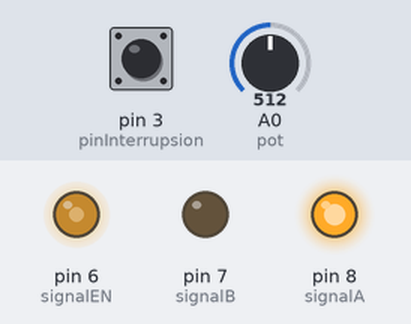
A sketch run on a simulated Arduino Uno, built with avr-gcc and run on an emulated ATmega328P. Parts: output pins drawn as LEDs (lit = HIGH). The inputs (shaded band) are chosen by the test bench; at power-on: A0 (pot) = 512, pin 3 (pinInterrupsion) HIGH. What the sketch prints to the serial monitor is not drawn.

Above: at 1.2 s.
1.3 s: A0 (pot) set to 716
At 1.6 s:
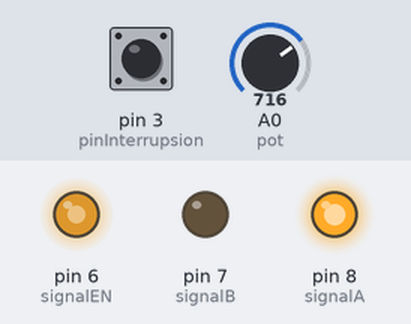
2.8 s: A0 (pot) set to 900
At 4.0 s:
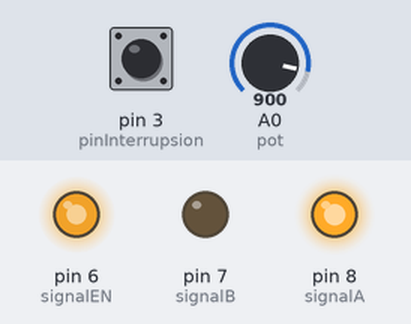
4.3 s: A0 (pot) set to 122
At 5.1 s:
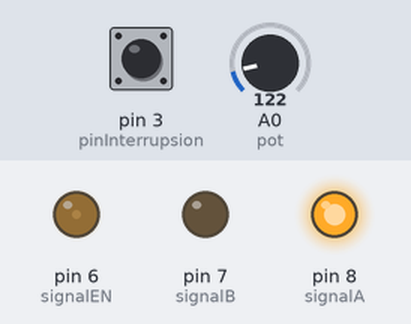
5.8 s: A0 (pot) set to 0
At 6.3 s:
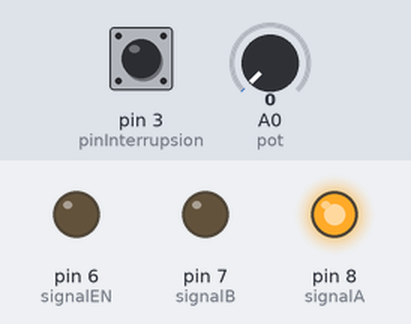
7.3 s: A0 (pot) set to 511
At 8.6 s:
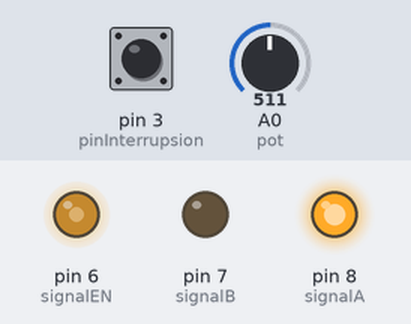
Timing chart, 0 to 9.8 s (numbered marks = the images above; inputs shaded):
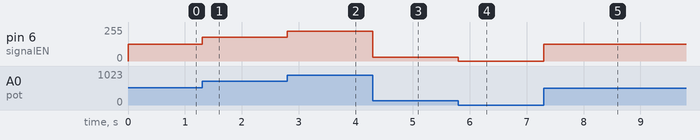

Measured:
- after the input at 1.3 s, pin 6 (signalEN): 127/255 → 178/255 at once
- after the input at 2.8 s, pin 6 (signalEN): 178/255 → 224/255 at once
- after the input at 4.3 s, pin 6 (signalEN): 224/255 → 30/255 at once
- after the input at 5.8 s, pin 6 (signalEN): 30/255 → 0/255 at once
- after the input at 7.3 s, pin 6 (signalEN): 0/255 → 127/255 at once

The sketch:

ACED_P4_01.ino
```cpp
/*
 *  Programa 1 practica 4
 *  Automatización y Control en la era Digital
 *  UNITEC -  Campus Querétaro
 *  Control de Motor con Arduino y Puente H
 *  Autor: Ing. Gustavo David Mendoza Pinto
 */

//Variables para uso en el encoder
long int steps;
long int timeOld;
long int timeP;
long int sampleTime = 100;
long int stepsOld;
long int stepPerRad = 20;
long int deltaTime;
double revolutions;
double RPS;
long int deltaSteps;
// Variables de control de motor
int reading;
int angularVel;

//V Variables de pines
byte signalEN = 6; // Indicamos la salida pwm del arduino
byte signalA = 8;
byte signalB = 7;
byte pot = A0;
byte pinInterrupsion = 3;

// Funciones globales
void counter();
void setup() {
  pinMode(signalEN, OUTPUT); // Configuramos puerto como salida digital
  pinMode(signalA, OUTPUT); // Configuramos puerto como salida digital
  pinMode(signalB, OUTPUT); // Configuramos puerto como salida digital

  digitalWrite(signalA,HIGH); // enviamos un uno lógico a la salida A
  digitalWrite(signalB,LOW);  // enviamos un cero lógico a la salida A
  Serial.begin(115200);
  attachInterrupt(digitalPinToInterrupt(pinInterrupsion),counter,FALLING);
  steps = 0;
  timeOld = 0;
}

void loop() {
  // put your main code here, to run repeatedly:
  digitalWrite(signalA,HIGH);
  digitalWrite(signalB,LOW);
  reading = analogRead(pot);
  angularVel = map(reading,0,1023,0,255);
  analogWrite(signalEN,angularVel);
  timeP = millis();
  deltaTime = timeP-timeOld;

  if(deltaTime >= sampleTime){
    noInterrupts();
    deltaSteps = steps - stepsOld;
    revolutions= deltaSteps/20;
    RPS = (revolutions/double(deltaTime))*1000;
    Serial.println(RPS);
    interrupts();
    timeOld = timeP;
  }


}
void counter(){
  ++steps;
}
```
